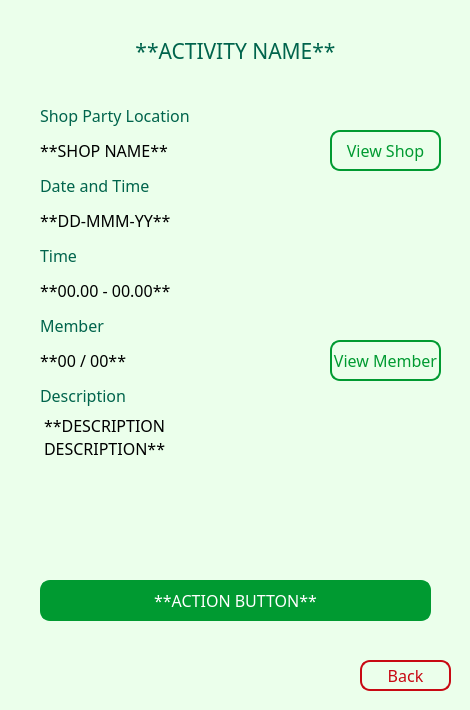
<?xml version="1.0" encoding="UTF-8"?>
<ui version="4.0">
 <class>Dialog</class>
 <widget class="QDialog" name="Dialog">
  <property name="geometry">
   <rect>
    <x>0</x>
    <y>0</y>
    <width>470</width>
    <height>710</height>
   </rect>
  </property>
  <property name="font">
   <font>
    <family>ZCOOL QingKe HuangYou</family>
    <pointsize>12</pointsize>
   </font>
  </property>
  <property name="windowTitle">
   <string>Board Game Community</string>
  </property>
  <property name="styleSheet">
   <string notr="true">background-color: rgb(235, 255, 235);</string>
  </property>
  <widget class="QLabel" name="lbl_title">
   <property name="geometry">
    <rect>
     <x>20</x>
     <y>20</y>
     <width>431</width>
     <height>61</height>
    </rect>
   </property>
   <property name="font">
    <font>
     <family>Bai Jamjuree</family>
     <pointsize>16</pointsize>
     <weight>50</weight>
     <italic>false</italic>
     <bold>false</bold>
    </font>
   </property>
   <property name="styleSheet">
    <string notr="true">background-color: rgba(255, 255, 255, 0);
color: rgb(0, 100, 76);
font: 16pt &quot;Bai Jamjuree&quot;;</string>
   </property>
   <property name="text">
    <string>**ACTIVITY NAME**</string>
   </property>
   <property name="textFormat">
    <enum>Qt::AutoText</enum>
   </property>
   <property name="alignment">
    <set>Qt::AlignCenter</set>
   </property>
  </widget>
  <widget class="QPushButton" name="btn_activityAction">
   <property name="geometry">
    <rect>
     <x>40</x>
     <y>580</y>
     <width>391</width>
     <height>41</height>
    </rect>
   </property>
   <property name="styleSheet">
    <string notr="true">background-color: rgb(0, 154, 49);
color: rgb(255, 255, 255);
font: 12pt &quot;ZCOOL QingKe HuangYou&quot;;
border-radius: 10px;
border: 2px solid rgb(0, 154, 49);</string>
   </property>
   <property name="text">
    <string>**ACTION BUTTON**</string>
   </property>
  </widget>
  <widget class="QLabel" name="label_9">
   <property name="geometry">
    <rect>
     <x>40</x>
     <y>100</y>
     <width>211</width>
     <height>31</height>
    </rect>
   </property>
   <property name="font">
    <font>
     <family>ZCOOL QingKe HuangYou</family>
     <pointsize>12</pointsize>
     <weight>50</weight>
     <italic>false</italic>
     <bold>false</bold>
    </font>
   </property>
   <property name="styleSheet">
    <string notr="true">background-color: rgba(255, 255, 255, 0);
font: 12pt &quot;ZCOOL QingKe HuangYou&quot;;
color: rgb(0, 100, 76);</string>
   </property>
   <property name="text">
    <string>Shop Party Location</string>
   </property>
  </widget>
  <widget class="QPushButton" name="btn_back">
   <property name="geometry">
    <rect>
     <x>360</x>
     <y>660</y>
     <width>91</width>
     <height>31</height>
    </rect>
   </property>
   <property name="styleSheet">
    <string notr="true">background-color:  rgba(0, 0, 0, 0);
color: rgb(200, 9, 19);
font: 12pt &quot;ZCOOL QingKe HuangYou&quot;;
border-radius: 10px;
border: 2px solid rgb(200, 9, 19);</string>
   </property>
   <property name="text">
    <string>Back</string>
   </property>
  </widget>
  <widget class="QPushButton" name="btn_viewShop">
   <property name="geometry">
    <rect>
     <x>330</x>
     <y>130</y>
     <width>111</width>
     <height>41</height>
    </rect>
   </property>
   <property name="styleSheet">
    <string notr="true">background-color: rgba(255, 255, 255, 0);
font: 12pt &quot;ZCOOL QingKe HuangYou&quot;;
color: rgb(0, 154, 49);
border-radius: 10px;
border: 2px solid rgb(0, 154, 49);</string>
   </property>
   <property name="text">
    <string>View Shop</string>
   </property>
  </widget>
  <widget class="QLabel" name="label_10">
   <property name="geometry">
    <rect>
     <x>40</x>
     <y>380</y>
     <width>211</width>
     <height>31</height>
    </rect>
   </property>
   <property name="font">
    <font>
     <family>ZCOOL QingKe HuangYou</family>
     <pointsize>12</pointsize>
     <weight>50</weight>
     <italic>false</italic>
     <bold>false</bold>
    </font>
   </property>
   <property name="styleSheet">
    <string notr="true">background-color: rgba(255, 255, 255, 0);
font: 12pt &quot;ZCOOL QingKe HuangYou&quot;;
color: rgb(0, 100, 76);</string>
   </property>
   <property name="text">
    <string>Description</string>
   </property>
  </widget>
  <widget class="QLabel" name="label_11">
   <property name="geometry">
    <rect>
     <x>40</x>
     <y>170</y>
     <width>211</width>
     <height>31</height>
    </rect>
   </property>
   <property name="font">
    <font>
     <family>ZCOOL QingKe HuangYou</family>
     <pointsize>12</pointsize>
     <weight>50</weight>
     <italic>false</italic>
     <bold>false</bold>
    </font>
   </property>
   <property name="styleSheet">
    <string notr="true">background-color: rgba(255, 255, 255, 0);
font: 12pt &quot;ZCOOL QingKe HuangYou&quot;;
color: rgb(0, 100, 76);</string>
   </property>
   <property name="text">
    <string>Date and Time</string>
   </property>
  </widget>
  <widget class="QLabel" name="label_12">
   <property name="geometry">
    <rect>
     <x>40</x>
     <y>240</y>
     <width>211</width>
     <height>31</height>
    </rect>
   </property>
   <property name="font">
    <font>
     <family>ZCOOL QingKe HuangYou</family>
     <pointsize>12</pointsize>
     <weight>50</weight>
     <italic>false</italic>
     <bold>false</bold>
    </font>
   </property>
   <property name="styleSheet">
    <string notr="true">background-color: rgba(255, 255, 255, 0);
font: 12pt &quot;ZCOOL QingKe HuangYou&quot;;
color: rgb(0, 100, 76);</string>
   </property>
   <property name="text">
    <string>Time</string>
   </property>
  </widget>
  <widget class="QLabel" name="label_14">
   <property name="geometry">
    <rect>
     <x>40</x>
     <y>310</y>
     <width>211</width>
     <height>31</height>
    </rect>
   </property>
   <property name="font">
    <font>
     <family>ZCOOL QingKe HuangYou</family>
     <pointsize>12</pointsize>
     <weight>50</weight>
     <italic>false</italic>
     <bold>false</bold>
    </font>
   </property>
   <property name="styleSheet">
    <string notr="true">background-color: rgba(255, 255, 255, 0);
font: 12pt &quot;ZCOOL QingKe HuangYou&quot;;
color: rgb(0, 100, 76);</string>
   </property>
   <property name="text">
    <string>Member</string>
   </property>
  </widget>
  <widget class="QLabel" name="lbl_shop">
   <property name="geometry">
    <rect>
     <x>40</x>
     <y>130</y>
     <width>281</width>
     <height>41</height>
    </rect>
   </property>
   <property name="font">
    <font>
     <family>Bai Jamjuree</family>
     <pointsize>12</pointsize>
     <weight>50</weight>
     <italic>false</italic>
     <bold>false</bold>
    </font>
   </property>
   <property name="styleSheet">
    <string notr="true">background-color: rgba(255, 255, 255, 0);
font: 12pt &quot;Bai Jamjuree&quot;;</string>
   </property>
   <property name="text">
    <string>**SHOP NAME**</string>
   </property>
  </widget>
  <widget class="QLabel" name="lbl_date">
   <property name="geometry">
    <rect>
     <x>40</x>
     <y>200</y>
     <width>391</width>
     <height>41</height>
    </rect>
   </property>
   <property name="font">
    <font>
     <family>Bai Jamjuree</family>
     <pointsize>12</pointsize>
     <weight>50</weight>
     <italic>false</italic>
     <bold>false</bold>
    </font>
   </property>
   <property name="styleSheet">
    <string notr="true">background-color: rgba(255, 255, 255, 0);
font: 12pt &quot;Bai Jamjuree&quot;;</string>
   </property>
   <property name="text">
    <string>**DD-MMM-YY**</string>
   </property>
  </widget>
  <widget class="QLabel" name="lbl_time">
   <property name="geometry">
    <rect>
     <x>40</x>
     <y>270</y>
     <width>381</width>
     <height>41</height>
    </rect>
   </property>
   <property name="font">
    <font>
     <family>Bai Jamjuree</family>
     <pointsize>12</pointsize>
     <weight>50</weight>
     <italic>false</italic>
     <bold>false</bold>
    </font>
   </property>
   <property name="styleSheet">
    <string notr="true">background-color: rgba(255, 255, 255, 0);
font: 12pt &quot;Bai Jamjuree&quot;;</string>
   </property>
   <property name="text">
    <string>**00.00 - 00.00**</string>
   </property>
  </widget>
  <widget class="QLabel" name="lbl_member">
   <property name="geometry">
    <rect>
     <x>40</x>
     <y>340</y>
     <width>281</width>
     <height>41</height>
    </rect>
   </property>
   <property name="font">
    <font>
     <family>Bai Jamjuree</family>
     <pointsize>12</pointsize>
     <weight>50</weight>
     <italic>false</italic>
     <bold>false</bold>
    </font>
   </property>
   <property name="styleSheet">
    <string notr="true">background-color: rgba(255, 255, 255, 0);
font: 12pt &quot;Bai Jamjuree&quot;;</string>
   </property>
   <property name="text">
    <string>**00 / 00**</string>
   </property>
  </widget>
  <widget class="QTextBrowser" name="tbro_description">
   <property name="geometry">
    <rect>
     <x>40</x>
     <y>410</y>
     <width>381</width>
     <height>101</height>
    </rect>
   </property>
   <property name="styleSheet">
    <string notr="true">font: 12pt &quot;Bai Jamjuree&quot;;
background-color: rgba(255, 255, 255, 0);
border: 0px;</string>
   </property>
   <property name="html">
    <string>&lt;!DOCTYPE HTML PUBLIC &quot;-//W3C//DTD HTML 4.0//EN&quot; &quot;http://www.w3.org/TR/REC-html40/strict.dtd&quot;&gt;
&lt;html&gt;&lt;head&gt;&lt;meta name=&quot;qrichtext&quot; content=&quot;1&quot; /&gt;&lt;style type=&quot;text/css&quot;&gt;
p, li { white-space: pre-wrap; }
&lt;/style&gt;&lt;/head&gt;&lt;body style=&quot; font-family:'Bai Jamjuree'; font-size:12pt; font-weight:400; font-style:normal;&quot;&gt;
&lt;p style=&quot; margin-top:0px; margin-bottom:0px; margin-left:0px; margin-right:0px; -qt-block-indent:0; text-indent:0px;&quot;&gt;**DESCRIPTION&lt;/p&gt;
&lt;p style=&quot; margin-top:0px; margin-bottom:0px; margin-left:0px; margin-right:0px; -qt-block-indent:0; text-indent:0px;&quot;&gt;DESCRIPTION**&lt;/p&gt;&lt;/body&gt;&lt;/html&gt;</string>
   </property>
  </widget>
  <widget class="QPushButton" name="btn_viewMember">
   <property name="geometry">
    <rect>
     <x>330</x>
     <y>340</y>
     <width>111</width>
     <height>41</height>
    </rect>
   </property>
   <property name="styleSheet">
    <string notr="true">background-color: rgba(255, 255, 255, 0);
font: 12pt &quot;ZCOOL QingKe HuangYou&quot;;
color: rgb(0, 154, 49);
border-radius: 10px;
border: 2px solid rgb(0, 154, 49);</string>
   </property>
   <property name="text">
    <string>View Member</string>
   </property>
  </widget>
 </widget>
 <resources/>
 <connections/>
</ui>
